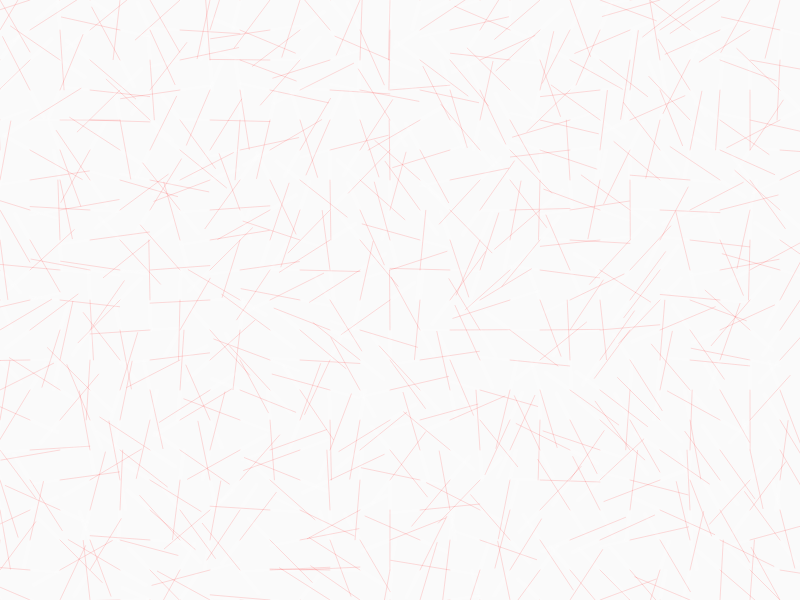
Frame 1 (no input)
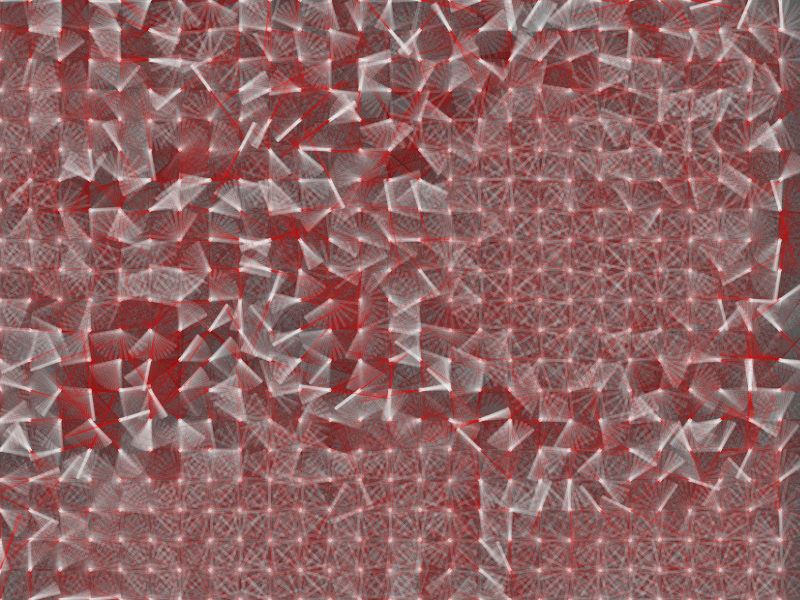
Frame 60 (no input)
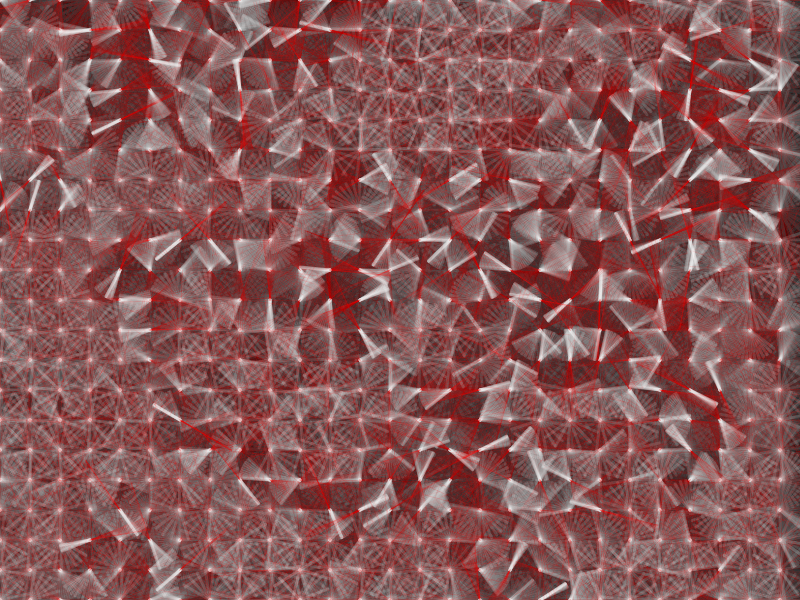
Frame 120 (the mouse pressed at the canvas centre since frame 60)

The p5.js sketch that drew these frames (run headless with seeded random() and noise() and a simulated clock; from frame 60 on, the mouse is pressed at the canvas centre):

// p5.js sketch
// ── sketch.js
let scale=30, vGrid_x,vGrid_y,vg;
let vDraw, pDraw;  //functions with drawing instructions
let timeOffset=0, particle,gravity;
let pArray=[]



function setup() {
  let cnv=createCanvas(800,600);

  let v1 = new createVector(10,10);
  let v2= new createVector(10,10);

  console.log(v1.sub(v2))


  console.log(vGrid_x=floor(width/scale));
  console.log(vGrid_y=floor(height/scale));
  noiseSeed(8,0.9)

  vg=new VectorGrid(vGrid_x+1,vGrid_y+1);



  vDraw=function(vector){
    strokeWeight(3)
    stroke(255,35)
    line(0,0,vector.x,vector.y)
    strokeWeight(1)
    stroke(255,0,0,35)
    line(0,0,-vector.x*2,-vector.y*2)

  }


}
function draw() {


  background(0,5);
  timeOffset+=0.005
  vg.headingsFromNoise(0.05,30,timeOffset);
  vg.display(vDraw,scale)


}
function findVector(particle,vectorGrid){
  let xV = floor(particle.pos.x/scale)
  let yV = max(1,floor(particle.pos.y/scale))


  return vectorGrid.getVectorbyXY(xV,yV)

}

// ── mover.js
class Mover{
  constructor(x,y){
    this.pos=createVector(x,y);
    this.vel=createVector(0,0);
    this.acc=createVector(0,0);
    this.mass=(random(5));
    this.size=this.mass*50
  }
  applyForce(force){
    let newForce=p5.Vector.div(force,this.mass);
    this.acc.add(newForce)
  }
  edges(){
    if(this.pos.y >height){
      this.pos.y=0;
    }
    if(this.pos.x >width){
      this.pos.x=0;
    }
    if(this.pos.y <0){
      this.pos.y=height;
    }
    if(this.pos.x <0){
      this.pos.x=width;
    }
  }

  edgesX(){
    if(this.pos.y >height+7){
      this.pos.y=-3;
    }
    if(this.pos.x >width+10){
      this.pos.x= -200;
    }
    if(this.pos.y < -5){
      this.pos.y=height+3;
    }
    if(this.pos.x < -270){
      this.pos.x=width+7;
    }
  }
  update(){
    this.vel.add(this.acc);
    this.vel.limit(2)
    this.pos.add(this.vel);
    this.acc.set(0,0);
  }
  display_func(drawFunction){
    drawFunction(this.pos.x,this.pos.y)

  }
}

// ── vectorGrid.js
/*VectorGrid is a 1D array of vectors built on 2D perlan nosie.
You create an instance of the grid with a width and height.
Methods of the VectorGrid instance allow you to update the grid using the z variable as a time slice,
and it returns a vector at either an x,y position or an 1d array index.
*/

class VectorGrid{
  constructor(gridWidth,gridHeight){
    this.width =gridWidth;
    this.height=gridHeight;
    this.grid=new Array(this.width*this.height);
    for (let i = 0;i<this.grid.length;i++){
      this.grid[i]=createVector(0,0,0);
    }

  }
  pushVector(vector){
    this.grid.push(vector)
  }
  addVectorbyIndex(index,vector){
    this.grid[index]=vector;
  }
  setVectorbyXY(x,y,vector){
    let index=x+y*this.width;
    this.grid[index]=vector;
  }
  getVectorbyIndex(index){
    return this.grid[index]
  }
  getVectorbyXY(x,y){
    //if (y>=30){y=29}
    //if (x>=40){x=39}

    let index=x+y*this.width;
    return this.grid[index]
  }
  headingsFromNoise(noiseInc,vectorMag,timeOffset){
    let xOff=0;
    let yOff=0;
    for (let y=0;y<this.height;y++){
      xOff=0;
      yOff+=noiseInc;
      for (let x=0;x<this.width;x++){
        xOff+=noiseInc;
        console.log(noise(xOff,yOff,timeOffset)*540)
        let heading=radians(noise(xOff,yOff,timeOffset)*9940)
        let vector=p5.Vector.fromAngle(heading,vectorMag)
        this.setVectorbyXY(x,y,vector)
      }
    }

  }
  display(drawFunction,scale){
    for (let y=0;y<this.height;y++){
      for (let x=0;x<this.width;x++){
        let v=this.getVectorbyXY(x,y)
        push();
        translate(x*scale,y*scale)
        drawFunction(v)
        pop();

      }
    }

  }
}
